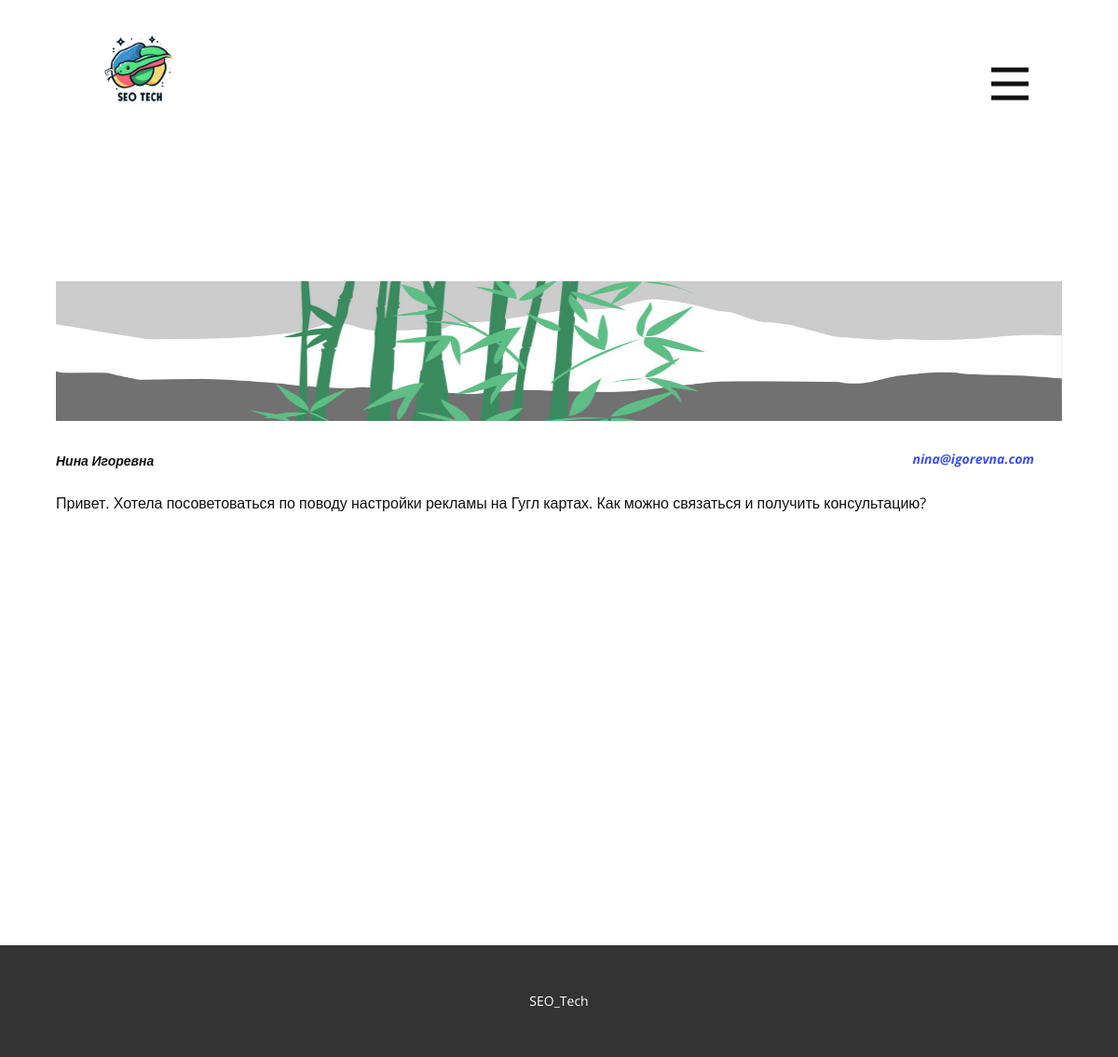
Screenshot of /admin_view/10/ with the database file from the repository.
### main/models.py (models this page shows, shortened)
class AskLetter(models.Model):
    name = models.CharField(max_length=250, verbose_name="Имя")
    mail = models.EmailField(verbose_name="Почта")
    message = models.TextField(blank=True, null=True, verbose_name="Текст")
    is_read = models.BooleanField(default=False, verbose_name="Прочитано")
    class Meta:
        verbose_name = "Заявка"
        verbose_name_plural = "Заявки"
        ordering = ["-is_read"]

### main/views.py (the view)
# urls.py: path("admin_view/<int:pk>/", admin_detail_view, name="admin_detail_view"),
def admin_detail_view(request, pk):
    letter = AskLetter.objects.filter(id=pk).first()
    letter.is_read = True
    letter.save()
    context = {"letter": letter}
    return render(request, "main/pages/admin_detail.html", context)

### main/templates/main/pages/admin_detail.html (shortened to what this page needs)
{% extends 'main/base.html' %}
{% load static %}
{% block other_stylesheet %}
    <link rel="stylesheet" href="{% static 'css/Post-Template.css' %}" media="screen">
{% endblock %}
{% block content %}
<section class="u-align-center u-clearfix u-section-1" id="sec-1c55">
    <div class="u-clearfix u-sheet u-valign-middle-md u-valign-middle-sm u-valign-middle-xs u-sheet-1">
        <div class="u-container-style u-expanded-width u-post-details u-post-details-1">
            <div class="u-container-layout u-valign-middle u-container-layout-1">
                <img src="{% static 'img/68f64b9d.jpeg' %}" height="150px">
                <div class="u-blog-control u-metadata u-metadata-1">
                    <b><em><span class="u-meta-date u-meta-icon" style="font-size:14px;">{{ letter.name }}</span></em></b>
                    <b><em><span class="u-meta-date u-meta-icon" style="font-size:14px; float: right; margin-right:30px"><a href="mailto:{{ letter.mail }}">{{ letter.mail }}</a></span></em></b>
                </div>
                <div class="u-align-justify u-blog-control u-post-content u-text u-text-2 fr-view">
                    {{ letter.message }}
                </div>
            </div>
        </div>
    </div>
</section>
{% endblock %}

### main/static/css/Главная.css (style rules this page uses)
.u-section-1 { background-image: none; }
.u-section-1 .u-sheet-1 { min-height: 1456px; }
.u-section-1 .u-container-layout-1 { padding: 60px 50px 50px; }
.u-section-1 .u-text-2 { margin: 32px 0 0; }

### main/static/css/Post-Template.css (style rules this page uses)
.u-section-1 .u-sheet-1 { min-height: 835px; }
.u-section-1 .u-post-details-1 { min-height: 375px; margin-top: 60px; margin-bottom: -10px; }
.u-section-1 .u-container-layout-1 { padding: 30px; }
.u-section-1 .u-metadata-1 { margin-top: 30px; margin-bottom: 0; margin-left: 0; }
.u-section-1 .u-text-2 { margin-bottom: 0; margin-top: 20px; margin-left: 0; }

### rows the page displays
AskLetter: name "Нина Игоревна", mail "nina@igorevna.com", message "Привет. Хотела посоветоваться по поводу настройки рекламы на Гугл картах. Как можно связаться и получить консультацию?"
